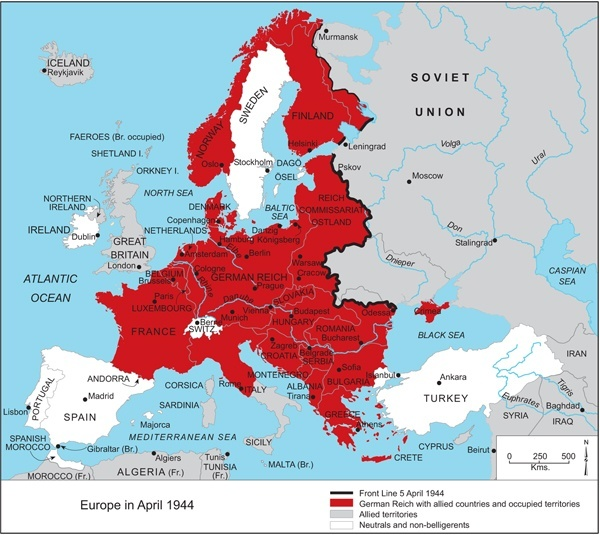
#> input picture germany.jpg, 600 x 535 px
$ python main.py
#> lines starting #> are read from the running program, lines starting #| are printed output that depends on the picture
from cv2 import cv2


def median3na3(img, i, j):
    b = int(int(img[i, j][0]) + int(img[i, j - 1][0]) + int(img[i, j + 1][0]) + int(img[i - 1, j - 1][0]) + int(
        img[i - 1, j][0]) + int(img[i - 1, j + 1][0]) + int(img[i + 1, j + 1][0]) + int(img[i + 1, j - 1][0]) + int(
        img[i + 1, j][0])) / 9
    g = int(int(img[i, j][1]) + int(img[i, j - 1][1]) + int(img[i, j + 1][1]) + int(img[i - 1, j - 1][1]) + int(
        img[i - 1, j][1]) + int(img[i - 1, j + 1][1]) + int(img[i + 1, j + 1][1]) + int(img[i + 1, j - 1][1]) + int(
        img[i + 1, j][1])) / 9
    r = int(int(img[i, j][2]) + int(img[i, j - 1][2]) + int(img[i, j + 1][2]) + int(img[i - 1, j - 1][2]) + int(
        img[i - 1, j][2]) + int(img[i - 1, j + 1][2]) + int(img[i + 1, j + 1][2]) + int(img[i + 1, j - 1][2]) + int(
        img[i + 1, j][2])) / 9
    return b, g, r


def my_filter(img):
    for i in range(5, img.shape[0] - 10):
        for j in range(5, img.shape[1] - 10):
            img[i, j] = median3na3(img, i, j)


def loading_displaying_saving():
    img = cv2.imread('germany.jpg')
#> img is the input picture: shape (535, 600, 3); mean B, G, R 195, 185.6, 186.8
    cv2.imwrite('graygermany.jpg', img)
    my_filter(img)
#> the loop in my_filter, `for i in range(5, img.shape[0] - 10):` made 520 passes
#> after the loop in my_filter, `for i in range(5, img.shape[0] - 10):`:
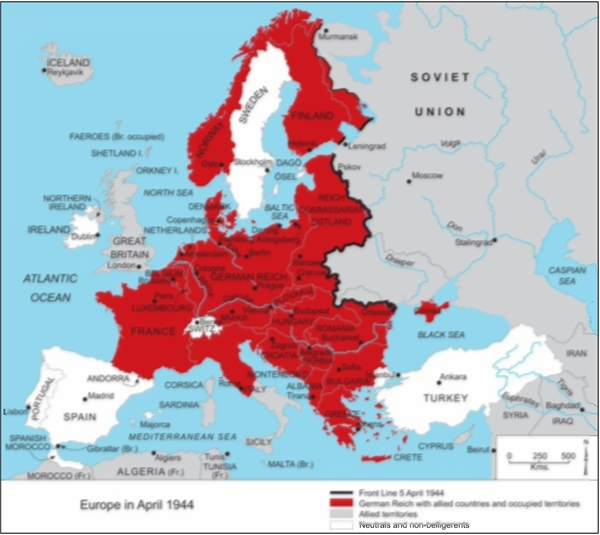
#> img: shape (535, 600, 3); mean B, G, R 194.2, 184.8, 186
    cv2.imshow('germany', img)
    cv2.imwrite('graygermany.jpg', img)
    cv2.waitKey(0)

loading_displaying_saving()
